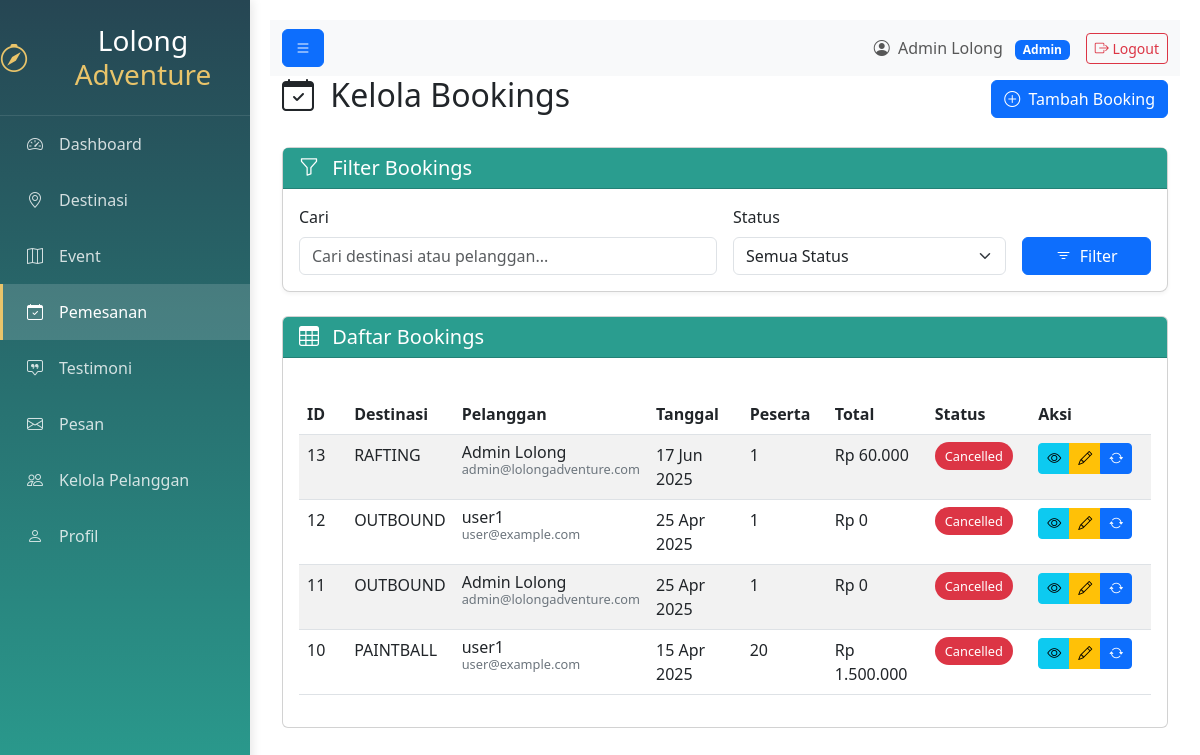
The page /pages/bookings/index.php (signed in) on the database its author committed.
### tables this page shows
CREATE TABLE `bookings` (
  `id` int(11) NOT NULL,
  `booking_code` varchar(20) NOT NULL,
  `destination_id` int(11) NOT NULL,
  `user_id` int(11) NOT NULL,
  `booking_date` datetime NOT NULL,
  `participants` int(11) NOT NULL,
  `special_requests` text DEFAULT NULL,
  `total_price` decimal(10,2) NOT NULL,
  `status` enum('pending','confirmed','completed','cancelled','failed') DEFAULT 'pending',
  `notes` text DEFAULT NULL,
  `created_at` timestamp NOT NULL DEFAULT current_timestamp(),
  `updated_at` timestamp NOT NULL DEFAULT current_timestamp() ON UPDATE current_timestamp(),
  `payment_status` enum('pending','paid','failed') DEFAULT 'pending',
  `payment_method` varchar(50) DEFAULT NULL,
  `payment_token` varchar(255) DEFAULT NULL,
  `payment_data` longtext DEFAULT NULL CHECK (json_valid(`payment_data`)),
  `ticket_type` varchar(50) DEFAULT NULL
);

CREATE TABLE `destinations` (
  `id` int(11) NOT NULL,
  `name` varchar(100) NOT NULL,
  `location` varchar(100) NOT NULL,
  `description` text DEFAULT NULL,
  `duration` varchar(50) DEFAULT NULL,
  `price` decimal(10,2) DEFAULT NULL,
  `difficulty` enum('easy','medium','hard') DEFAULT NULL,
  `image_url` varchar(255) DEFAULT 'default.jpg',
  `is_featured` tinyint(1) DEFAULT 0,
  `created_at` timestamp NOT NULL DEFAULT current_timestamp(),
  `updated_at` timestamp NOT NULL DEFAULT current_timestamp() ON UPDATE current_timestamp(),
  `status` enum('active','inactive') DEFAULT 'active'
);

CREATE TABLE `users` (
  `id` int(11) NOT NULL,
  `password` varchar(255) NOT NULL,
  `full_name` varchar(100) DEFAULT NULL,
  `profile_pic` varchar(255) DEFAULT NULL,
  `email` varchar(100) NOT NULL,
  `phone` varchar(20) DEFAULT NULL,
  `address` text DEFAULT NULL,
  `role` enum('admin','manager','staff') DEFAULT 'staff',
  `is_active` tinyint(1) DEFAULT 1,
  `last_login` datetime DEFAULT NULL,
  `reset_token` varchar(255) DEFAULT NULL,
  `token_expires` datetime DEFAULT NULL,
  `created_at` timestamp NOT NULL DEFAULT current_timestamp(),
  `updated_at` timestamp NOT NULL DEFAULT current_timestamp() ON UPDATE current_timestamp(),
  `created_by` int(11) DEFAULT NULL,
  `google_id` varchar(255) DEFAULT NULL
);

### pages/bookings/index.php (the view, shortened to what this page needs)
<?php
require_once __DIR__ . '/../../config/database.php';
$search = isset($_GET['search']) ? trim(filter_var($_GET['search'], FILTER_SANITIZE_STRING)) : '';
$query = "SELECT b.*, d.name as destination_name, u.full_name as customer_name, u.email as customer_email
          FROM bookings b
          JOIN destinations d ON b.destination_id = d.id
          JOIN users u ON b.user_id = u.id
          WHERE 1=1";
$params = [];
$query .= " ORDER BY b.created_at DESC";
try {
    $stmt = $pdo->prepare($query);
    $stmt->execute($params);
    $bookings = $stmt->fetchAll(PDO::FETCH_ASSOC);
} catch (PDOException $e) {
    $_SESSION['error_message'] = 'Gagal mengambil data booking: ' . htmlspecialchars($e->getMessage());
    $bookings = [];
}
?>
<!DOCTYPE html>
<html lang="id">
<head>
    <link href="https://cdn.jsdelivr.net/npm/bootstrap@5.3.0/dist/css/bootstrap.min.css" rel="stylesheet">
    <link rel="stylesheet" href="https://cdn.jsdelivr.net/npm/bootstrap-icons@1.10.0/font/bootstrap-icons.css">
    <link href="https://cdn.datatables.net/1.13.6/css/dataTables.bootstrap5.min.css" rel="stylesheet">
    <link rel="stylesheet" href="https://cdn.jsdelivr.net/npm/flatpickr/dist/flatpickr.min.css">
</head>
<body>
    <div class="wrapper">
        <?php include('../../includes/sidebar.php'); ?>
        <div id="content" class="main-content">
            <nav class="navbar navbar-expand-lg navbar-light bg-light sticky-top">
                <div class="container-fluid">
                    <button type="button" id="sidebarCollapse" class="btn btn-primary">
                        <i class="bi bi-list"></i>
                    </button>
                    <div class="d-flex align-items-center ms-auto">
                        <span class="navbar-text me-3">
                            <i class="bi bi-person-circle me-1"></i> <?php echo htmlspecialchars($_SESSION['full_name'] ?? 'Admin'); ?>
                            <span class="badge bg-primary ms-2"><?php echo ucfirst($_SESSION['role'] ?? 'staff'); ?></span>
                        </span>
                        <a href="../logout.php" class="btn btn-outline-danger btn-sm">
                            <i class="bi bi-box-arrow-right"></i> Logout
                        </a>
                    </div>
                </div>
            </nav>
            <div class="container-fluid">
                <div class="d-flex justify-content-between align-items-center mb-4">
                    <h2><i class="bi bi-calendar-check me-2"></i> Kelola Bookings</h2>
                    <a href="../bookings/create.php" class="btn btn-primary">
                        <i class="bi bi-plus-circle me-1"></i> Tambah Booking
                    </a>
                </div>
                <div class="card filter-card mb-4">
                    <div class="card-header card-header-custom">
                        <h5 class="mb-0"><i class="bi bi-funnel me-2"></i> Filter Bookings</h5>
                    </div>
                    <div class="card-body">
                        <form method="GET" class="row g-3">
                            <div class="col-md-6">
                                <label for="search" class="form-label">Cari</label>
                                <input type="text" class="form-control" id="search" name="search"
                                    placeholder="Cari destinasi atau pelanggan..." value="<?php echo htmlspecialchars($search); ?>">
                            </div>
                            <div class="col-md-4">
                                <label for="status" class="form-label">Status</label>
                                <select class="form-select" id="status" name="status">
                                    <option value="">Semua Status</option>
                                </select>
                            </div>
                            <div class="col-md-2 d-flex align-items-end">
                                <button type="submit" class="btn btn-primary w-100">
                                    <i class="bi bi-filter me-1"></i> Filter
                                </button>
                            </div>
                        </form>
                    </div>
                </div>
                <div class="card">
                    <div class="card-header card-header-custom">
                        <h5 class="mb-0"><i class="bi bi-table me-2"></i> Daftar Bookings</h5>
                    </div>
                    <div class="card-body">
                        <div class="table-responsive">
                            <table id="bookingsTable" class="table table-hover table-striped">
                                <thead>
                                    <tr>
                                        <th width="70">ID</th>
                                        <th>Destinasi</th>
                                        <th>Pelanggan</th>
                                        <th width="120">Tanggal</th>
                                        <th width="100">Peserta</th>
                                        <th width="120">Total</th>
                                        <th width="120">Status</th>
                                        <th width="140">Aksi</th>
                                    </tr>
                                </thead>
                                <tbody>
                                    <?php foreach ($bookings as $booking): ?>
                                        <tr data-booking-id="<?php echo $booking['id']; ?>">
                                            <td><?php echo htmlspecialchars($booking['id']); ?></td>
                                            <td><?php echo htmlspecialchars($booking['destination_name']); ?></td>
                                            <td>
                                                <div class="customer-info">
                                                    <div class="customer-name"><?php echo htmlspecialchars($booking['customer_name']); ?></div>
                                                    <div class="customer-email"><?php echo htmlspecialchars($booking['customer_email']); ?></div>
                                                </div>
                                            </td>
                                            <td><?php echo date('d M Y', strtotime($booking['booking_date'])); ?></td>
                                            <td><?php echo htmlspecialchars($booking['participants']); ?></td>
                                            <td>Rp <?php echo number_format($booking['total_price'], 0, ',', '.'); ?></td>
                                            <td>
                                                <span class="status-badge status-<?php echo strtolower($booking['status']); ?>" id="status-badge-<?php echo $booking['id']; ?>">
                                                    <?php echo ucfirst($booking['status']); ?>
                                                </span>
                                            </td>
                                            <td class="action-btns">
                                                <div class="btn-group btn-group-sm">
                                                    <a href="view.php?id=<?php echo $booking['id']; ?>" class="btn btn-info" title="Lihat Detail">
                                                        <i class="bi bi-eye"></i>
                                                    </a>
                                                    <a href="edit.php?id=<?php echo $booking['id']; ?>" class="btn btn-warning" title="Edit">
                                                        <i class="bi bi-pencil"></i>
                                                    </a>
                                                    <button class="btn btn-primary" title="Ubah Status"
                                                        onclick="showStatusModal(<?php echo $booking['id']; ?>, '<?php echo $booking['status']; ?>')">
                                                        <i class="bi bi-arrow-repeat"></i>
                                                    </button>
                                                </div>
                                            </td>
                                        </tr>
                                    <?php endforeach; ?>
                                </tbody>
                            </table>
                        </div>
                    </div>
                </div>
            </div>
        </div>
    </div>
</body>
</html>

### pages/bookings/index.php (style rules this page uses)
:root { --primary-color: #2a9d8f; --secondary-color: #264653; --accent-color: #e9c46a; }
.wrapper { display: flex; width: 100%; min-height: 100vh; }
.main-content { flex: 1; transition: all 0.3s; width: calc(100% - 250px); margin-left: 250px; padding: 20px; }
.status-badge { font-size: 0.8rem; padding: 5px 10px; border-radius: 20px; text-transform: capitalize; }
.status-cancelled { background-color: #dc3545; color: white; }
.action-btns .btn { padding: 0.25rem 0.5rem; font-size: 0.875rem; }
.filter-card { border-radius: 8px; box-shadow: 0 2px 4px rgba(0, 0, 0, 0.05); margin-bottom: 20px; }
.card-header-custom { background-color: var(--primary-color); color: white; border-radius: 8px 8px 0 0; }
.table-responsive { margin-top: 20px; }
.customer-info { line-height: 1.2; }
.customer-name { font-weight: 500; }
.customer-email { font-size: 0.8rem; color: #6c757d; }

### rows shown on the page
bookings: id "13", destination.name "RAFTING", user.full_name "Admin Lolong", user.email "admin@lolongadventure.com", booking_date "17 Jun 2025", participants "1", total_price "60.000", status "Cancelled"
bookings: id "12", destination.name "OUTBOUND", user.full_name "user1", user.email "user@example.com", booking_date "25 Apr 2025", participants "1", total_price "0", status "Cancelled"
bookings: id "11", destination.name "OUTBOUND", user.full_name "Admin Lolong", user.email "admin@lolongadventure.com", booking_date "25 Apr 2025", participants "1", total_price "0", status "Cancelled"
bookings: id "10", destination.name "PAINTBALL", user.full_name "user1", user.email "user@example.com", booking_date "15 Apr 2025", participants "20", total_price "1.500.000", status "Cancelled"

### other values the page prints
$_SESSION['full_name'] "Admin Lolong"
$_SESSION['role'] "Admin"
